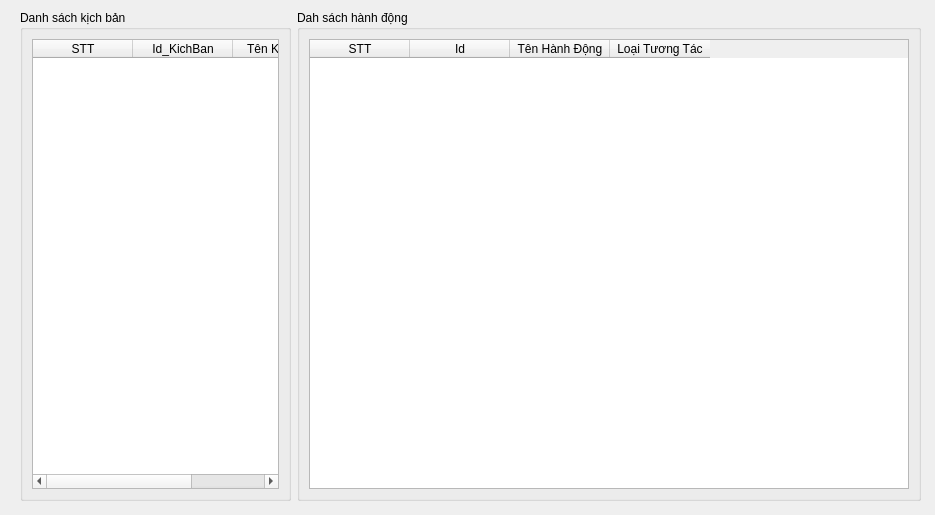
<?xml version="1.0" encoding="UTF-8"?>
<ui version="4.0">
 <class>fDanhSachKichBan_Old</class>
 <widget class="QDialog" name="fDanhSachKichBan_Old">
  <property name="geometry">
   <rect>
    <x>0</x>
    <y>0</y>
    <width>935</width>
    <height>515</height>
   </rect>
  </property>
  <property name="windowTitle">
   <string>Dialog</string>
  </property>
  <widget class="QWidget" name="">
   <property name="geometry">
    <rect>
     <x>20</x>
     <y>10</y>
     <width>901</width>
     <height>491</height>
    </rect>
   </property>
   <layout class="QHBoxLayout" name="horizontalLayout">
    <item>
     <widget class="QGroupBox" name="groupBox">
      <property name="title">
       <string>Danh sách kịch bản</string>
      </property>
      <layout class="QGridLayout" name="gridLayout">
       <item row="0" column="0">
        <widget class="QTableWidget" name="dtgvKichBan">
         <column>
          <property name="text">
           <string>STT</string>
          </property>
         </column>
         <column>
          <property name="text">
           <string>Id_KichBan</string>
          </property>
         </column>
         <column>
          <property name="text">
           <string>Tên Kịch Bản</string>
          </property>
         </column>
        </widget>
       </item>
      </layout>
     </widget>
    </item>
    <item>
     <widget class="QGroupBox" name="groupBox_3">
      <property name="title">
       <string>Dah sách hành động</string>
      </property>
      <layout class="QGridLayout" name="gridLayout_2">
       <item row="0" column="0">
        <widget class="QTableWidget" name="dtgvhanhDong">
         <property name="minimumSize">
          <size>
           <width>600</width>
           <height>0</height>
          </size>
         </property>
         <column>
          <property name="text">
           <string>STT</string>
          </property>
         </column>
         <column>
          <property name="text">
           <string>Id</string>
          </property>
         </column>
         <column>
          <property name="text">
           <string>Tên Hành Động</string>
          </property>
         </column>
         <column>
          <property name="text">
           <string>Loại Tương Tác</string>
          </property>
         </column>
        </widget>
       </item>
      </layout>
     </widget>
    </item>
   </layout>
  </widget>
 </widget>
 <resources/>
 <connections/>
</ui>
